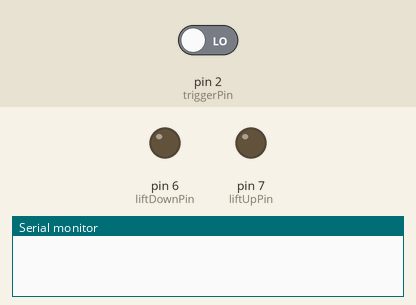
This sketch was run on a simulated Arduino Uno, built with avr-gcc and run on an emulated ATmega328P. Parts: output pins drawn as LEDs (lit = HIGH), the last lines printed to the serial monitor. Inputs (shaded band) come from the test bench; at power-on: pin 2 (triggerPin) LOW.

Above: at 1.2 s.
1.3 s: pin 2 (triggerPin) driven HIGH
At 1.9 s:
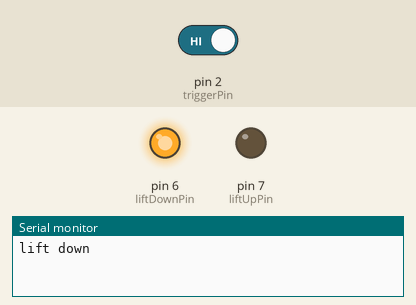
3.5 s: pin 2 (triggerPin) driven LOW
At 4.1 s:
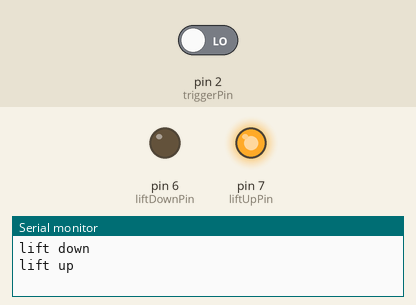
Timing chart, 0 to 6.5 s (numbered marks = the images above; inputs shaded):
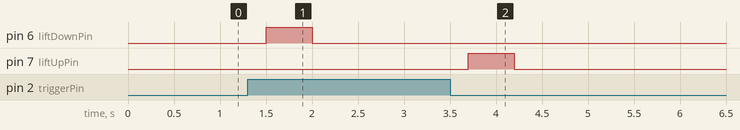

The sketch:

relay_control.ino
```cpp
#define liftUpPin 7
#define liftDownPin 6
#define triggerPin 2

// Variables will change:
int ledState = HIGH;         // the current state of the output pin
int triggerState;             // the current reading from the input pin
int lastTriggerState = LOW;   // the previous reading from the input pin

// the following variables are unsigned longs because the time, measured in
// milliseconds, will quickly become a bigger number than can be stored in an int.
unsigned long lastDebounceTime = 0;  // the last time the output pin was toggled
unsigned long debounceDelay = 200;    // the debounce time; increase if the output flickers

void setup() {
  Serial.begin(9600);
  // put your setup code here, to run once:
  pinMode(liftUpPin, OUTPUT);
  pinMode(liftDownPin, OUTPUT);
  pinMode(triggerPin, INPUT);
}

  void loop() {
  // read the state of the switch into a local variable:
  int reading = digitalRead(triggerPin);

  // check to see if you just pressed the button
  // (i.e. the input went from LOW to HIGH), and you've waited long enough
  // since the last press to ignore any noise:

  // If the switch changed, due to noise or pressing:
  if (reading != lastTriggerState) {
    // reset the debouncing timer
    lastDebounceTime = millis();
  }

  if ((millis() - lastDebounceTime) > debounceDelay) {
    // whatever the reading is at, it's been there for longer than the debounce
    // delay, so take it as the actual current state:

    // if the button state has changed:
    if (reading != triggerState) {
      triggerState = reading;

      // only toggle the LED if the new button state is HIGH
      if (triggerState == HIGH) {
        lower_lift();
      }
      else if(triggerState == LOW) {
        raise_lift();
      }
    }
  }
  // save the reading. Next time through the loop, it'll be the lastButtonState:
  lastTriggerState = reading;
}

void hit_button(int pinNumber) {
  digitalWrite(pinNumber, HIGH); // Press the button
  delay(500);
  digitalWrite(pinNumber, LOW); // Release the button
}

void lower_lift() {
  Serial.print("lift down\n");
  hit_button(liftDownPin);
}

void raise_lift() {
  Serial.print("lift up\n");
  hit_button(liftUpPin);
}
```

Measured:
- after the input at 1.3 s, pin 6 (liftDownPin): LOW → HIGH after 0.20 s, → LOW 0.50 s later
- after the input at 3.5 s, pin 7 (liftUpPin): LOW → HIGH after 0.20 s, → LOW 0.50 s later
